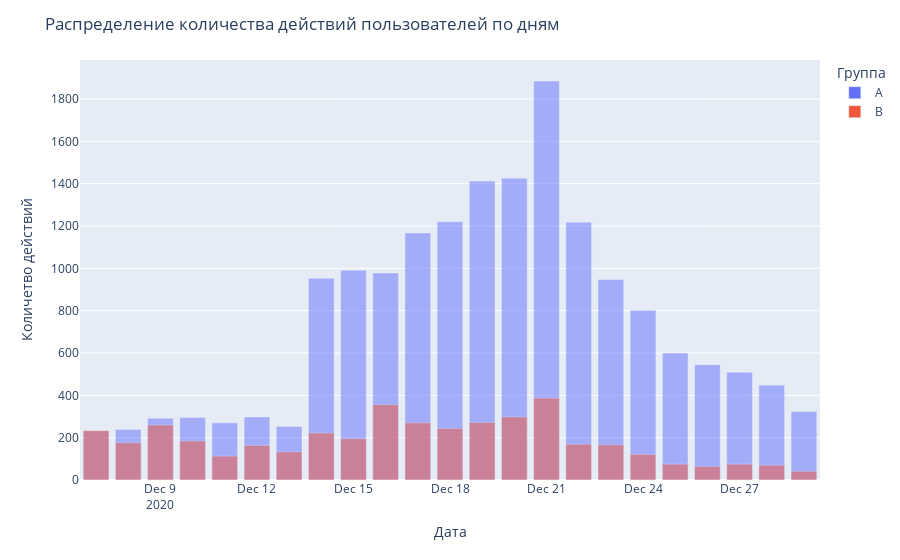

The notebook cell saved with this chart:
### Markdown cell above
Сгруппируем датасет по количеству совершенных действий, приходящихся на каждый день исследования, и оценим распределение.

### Code cell
# Сгруппируем даты по количеству совершенных действий с разбивкой на группы теста
counts_events_per_days = final_ab_participants.pivot_table(index='event_date_ymd', columns='group', values='event_name',\
                                                           aggfunc=['count'])\
                                              .droplevel(level=0, axis=1)

# Построим диаграмму распределения количества действий пользователей по датам
fig = px.bar(counts_events_per_days, color='group', barmode='overlay')

fig.update_layout(title='Распределение количества действий пользователей по дням',
                  xaxis_title='Дата',
                  yaxis_title='Количетво действий',
                  legend_title_text='Группа'
                 )

fig.show()

### Figure 1 — Plotly figure (JSON) as saved in the notebook; plotly's stock layout.template omitted (floating-point values rounded to 4 significant figures)
{"data": [{"alignmentgroup": "True", "hovertemplate": "group=A<br>event_date_ymd=%{x}<br>value=%{y}<extra></extra>", "legendgroup": "A", "marker": {"color": "#636efa", "opacity": 0.5, "pattern": {"shape": ""}}, "name": "A", "offsetgroup": "A", "orientation": "v", "showlegend": true, "textposition": "auto", "type": "bar", "x": ["2020-12-07T00:00:00", "2020-12-08T00:00:00", "2020-12-09T00:00:00", "2020-12-10T00:00:00", "2020-12-11T00:00:00", "2020-12-12T00:00:00", "2020-12-13T00:00:00", "2020-12-14T00:00:00", "2020-12-15T00:00:00", "2020-12-16T00:00:00", "2020-12-17T00:00:00", "2020-12-18T00:00:00", "2020-12-19T00:00:00", "2020-12-20T00:00:00", "2020-12-21T00:00:00", "2020-12-22T00:00:00", "2020-12-23T00:00:00", "2020-12-24T00:00:00", "2020-12-25T00:00:00", "2020-12-26T00:00:00", "2020-12-27T00:00:00", "2020-12-28T00:00:00", "2020-12-29T00:00:00"], "xaxis": "x", "y": [232, 239, 292, 295, 270, 298, 253, 953, 991, 978, 1167, 1220, 1412, 1426, 1885, 1218, 947, 802, 600, 545, 509, 448, 324], "yaxis": "y"}, {"alignmentgroup": "True", "hovertemplate": "group=B<br>event_date_ymd=%{x}<br>value=%{y}<extra></extra>", "legendgroup": "B", "marker": {"color": "#EF553B", "opacity": 0.5, "pattern": {"shape": ""}}, "name": "B", "offsetgroup": "B", "orientation": "v", "showlegend": true, "textposition": "auto", "type": "bar", "x": ["2020-12-07T00:00:00", "2020-12-08T00:00:00", "2020-12-09T00:00:00", "2020-12-10T00:00:00", "2020-12-11T00:00:00", "2020-12-12T00:00:00", "2020-12-13T00:00:00", "2020-12-14T00:00:00", "2020-12-15T00:00:00", "2020-12-16T00:00:00", "2020-12-17T00:00:00", "2020-12-18T00:00:00", "2020-12-19T00:00:00", "2020-12-20T00:00:00", "2020-12-21T00:00:00", "2020-12-22T00:00:00", "2020-12-23T00:00:00", "2020-12-24T00:00:00", "2020-12-25T00:00:00", "2020-12-26T00:00:00", "2020-12-27T00:00:00", "2020-12-28T00:00:00", "2020-12-29T00:00:00"], "xaxis": "x", "y": [234, 176, 260, 184, 113, 163, 133, 222, 195, 356, 270, 243, 272, 298, 387, 169, 166, 121, 75, 64, 75, 70, 41], "yaxis": "y"}], "layout": {"barmode": "overlay", "legend": {"title": {"text": "Группа"}, "tracegroupgap": 0}, "margin": {"t": 60}, "title": {"text": "Распределение количества действий пользователей по дням"}, "xaxis": {"anchor": "y", "domain": [0, 1], "title": {"text": "Дата"}}, "yaxis": {"anchor": "x", "domain": [0, 1], "title": {"text": "Количетво действий"}}}}
